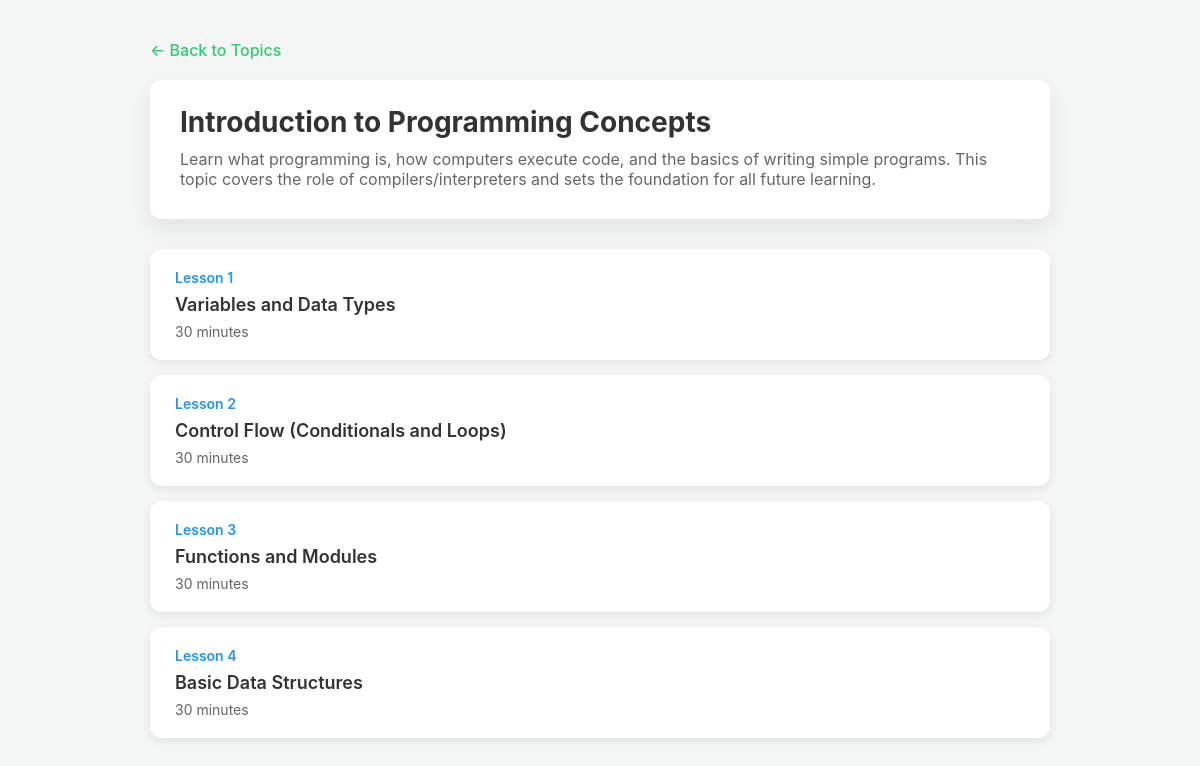
Screenshot of /topic/211/ (signed in) with the database file from the repository.
### lessons/models.py (models this page shows, shortened)
class Topic (models.Model):
    subject = models.CharField(max_length= 50, choices=SUBJECT_CHOICES)
    difficulty_level = models.CharField(max_length=50, choices=DIFFICULTY_CHOICES)
    topic_name = models.CharField(max_length=50)
    description = models.TextField()
    order = models.IntegerField(help_text='Order within the difficulty level')
    created_at = models.DateTimeField(auto_now_add=True)
    class Meta:
        ordering = ['difficulty_level', 'order']
        unique_together = ['subject', 'difficulty_level', 'order']
    def __str__(self):
        return f"{self.subject} - {self.difficulty_level} - {self.topic_name}"

class Lesson (models.Model):
    topic = models.ForeignKey(Topic, on_delete=models.CASCADE, related_name='lessons')
    lesson_title = models.CharField(max_length=200)
    lesson_content = models.JSONField(help_text="AI-generated lesson content based on skills")
    order = models.IntegerField(help_text="Order within the topic")
    estimated_duration = models.IntegerField(default=30, help_text="Estimated minutes to complete")
    created_at = models.DateTimeField(auto_now_add=True)
    class Meta:
        ordering = ['topic', 'order']
        unique_together = ['topic', 'order']

### lessons/views.py (the view, shortened to what this page needs)
# urls.py: path('topic/<int:topic_id>/', views.topic_detail_view, name='topic_detail' ),
@login_required
def topic_detail_view(request, topic_id):
    topic = Topic.objects.get(id=topic_id)
    lessons = Lesson.objects.filter(topic = topic)
    print(f'Lesson count: {lessons.count()}, Topic: {topic}')
    return render(request, 'topic_detail.html', {'topic': topic, 'lessons': lessons} )

### lessons/templates/topic_detail.html (shortened to what this page needs)
<!DOCTYPE html>
<html lang="en">
  <head>
  </head>
  <body>
    <div class="container">
      <a href="{% url 'topic_list' %}" class="back-link">← Back to Topics</a>
      <div class="header">
        <h1>{{ topic.topic_name }}</h1>
        <p>{{ topic.description }}</p>
      </div>
      {% if lessons %} {% for lesson in lessons %}
      <a href="{% url 'lesson_detail' lesson.id %}">
        <div class="lesson-card">
          <div class="lesson-number">Lesson {{ lesson.order }}</div>
          <div class="lesson-title">{{ lesson.lesson_title }}</div>
          <div class="lesson-duration">
            {{ lesson.estimated_duration }} minutes
          </div>
        </div>
      </a>
      {% endfor %} {% else %}
      <p>Generating lessons for this topic...</p>
      {% endif %}
    </div>
  </body>
</html>

### lessons/templates/topic_detail.html (style rules this page uses)
:root { --primary-color: #2ecc71; --primary-hover: #27ae60; --secondary-color: #2196f3; --background: #f4f6f5; --text-color: #333; --subtext-color: #666; --border-radius: 12px; --shadow: 0 10px 25px rgba(0, 0, 0, 0.08); }
body { font-family: "Inter", Arial, sans-serif; background-color: var(--background); margin: 0; padding: 40px 20px; color: var(--text-color); }
a { color: inherit; text-decoration: none; }
.container { max-width: 900px; margin: 0 auto; }
.back-link { display: inline-block; margin-bottom: 20px; color: var(--primary-color); font-weight: 500; }
.header { background: white; padding: 25px 30px; border-radius: var(--border-radius); box-shadow: var(--shadow); margin-bottom: 30px; }
h1 { margin: 0 0 10px; font-size: 28px; color: var(--text-color); }
p { margin: 5px 0; font-size: 16px; color: var(--subtext-color); }
.lesson-card { background: white; padding: 20px 25px; margin-bottom: 15px; border-radius: var(--border-radius); box-shadow: 0 3px 10px rgba(0, 0, 0, 0.08); transition: transform 0.2s, box-shadow 0.2s; }
.lesson-number { color: var(--secondary-color); font-weight: 600; font-size: 14px; }
.lesson-title { font-size: 18px; font-weight: 600; margin: 8px 0; }
.lesson-duration { font-size: 14px; color: var(--subtext-color); }

### rows the page displays
Topic: topic_name "Introduction to Programming Concepts", description "Learn what programming is, how computers execute code, and the basics of writing simple programs. This topic covers the role of compilers/interpreters and sets the foundation for all future learning."
Lesson: order "1", lesson_title "Variables and Data Types", estimated_duration "30"
Lesson: order "2", lesson_title "Control Flow (Conditionals and Loops)", estimated_duration "30"
Lesson: order "3", lesson_title "Functions and Modules", estimated_duration "30"
Lesson: order "4", lesson_title "Basic Data Structures", estimated_duration "30"
